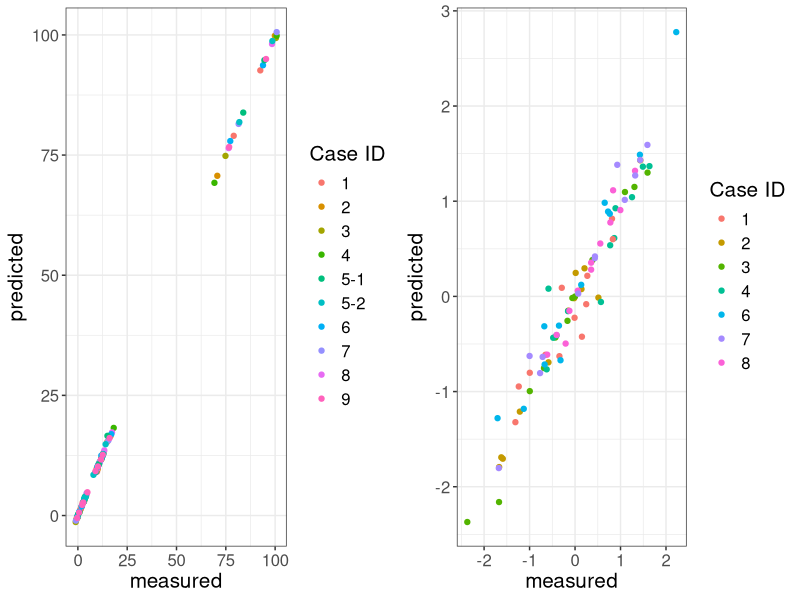

Reproduce this figure in R.
library(ggpubr)
library(ggplot2)

rawscores<-read.table("./data/corr_data_rawscore.txt", header=T)
zscores<-read.table("./data/corr_data_zscore.txt", header=T)

#Generate Figure panels
#png("./figures/prs_correlation_raw.png", width = 300, height = 300)
rawscoreplot<-ggplot(rawscores,aes(x=measured,y=predicted,color = caseID)) + geom_point() + theme_bw() + theme(text = element_text(size=15))+labs(color="Case ID")


#png("./figures/prs_correlation_zscore.png", width = 300, height = 300)
zscoreplot<-ggplot(zscores,aes(x=measured,y=predicted,color = as.factor(caseID))) + geom_point() + theme_bw() + theme(text = element_text(size=15))+labs(color="Case ID")

png("./figures/suppfigure2.png",width=600, height=230)
ggarrange(rawscoreplot, zscoreplot,ncol=2,nrow=1)
dev.off()

